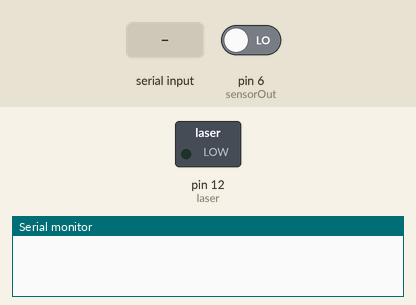
The sketch below on a simulated Arduino Uno, built with avr-gcc and run on an emulated ATmega328P. Shown: switched loads named in the sketch (green lamp = pin HIGH), the last lines printed to the serial monitor. The inputs (shaded band) are chosen by the test bench; at power-on: pin 6 (sensorOut) LOW. Pins used as bus, display or sensor lines are not drawn.

Above: at 1.3 s.
1.4 s: "K" received over the second serial link
At 7.7 s:
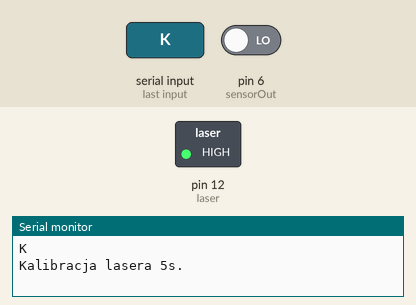
8.4 s: "S" received over the second serial link
Timing chart, 0 to 13.5 s (numbered marks = the images above; inputs shaded):
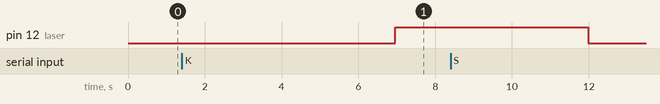

Measured:
- after the input at 1.4 s, pin 12 (laser): LOW → HIGH after 5.6 s

The sketch:

Laser_jet_project.ino
```cpp
#define S0 2
#define S1 3
#define S2 4
#define S3 5
#define sensorOut 6
#define laser 12
#define rxPin 10
#define txPin 11
#include <SoftwareSerial.h>
SoftwareSerial bluetoothSerial(rxPin, txPin); // RX, TX // DO USTAWIENIA PINY DLA BLUETOOTH

uint8_t START = 0;
int red = 0;
int green = 0;
int blue = 0;
int SENSOR_DELAY = 100;
int counterBreak = 0, state = 0;
uint32_t startCounterTime;
double finishCounterTime = 0.0;
unsigned long aktualnyCzas = 0;
unsigned long zapamietanyCzas = 0;
unsigned long roznicaCzasu = 0;
unsigned long aktualnyCzasSENSOR = 0;
unsigned long zapamietanyCzasSENSOR_Red = 0;
unsigned long zapamietanyCzasSENSOR_Green = 0;
unsigned long zapamietanyCzasSENSOR_Blue = 0;
double listOfResults[51] = {0.0};
int index = 0;
boolean menuFlag = true;

void setup() {

  Serial.begin(9600);
  while (!Serial) {
    ; // wait for serial port to connect. Needed for native USB port only
  }
  pinMode(rxPin, INPUT);
  pinMode(txPin, OUTPUT);
  bluetoothSerial.begin(9600);

  pinMode(S0, OUTPUT);
  pinMode(S1, OUTPUT);
  pinMode(S2, OUTPUT);
  pinMode(S3, OUTPUT);
  pinMode(sensorOut, INPUT);

  pinMode(laser, OUTPUT);

  digitalWrite(S0, HIGH);
  digitalWrite(S1, LOW);

  //get average of 5 sec callibarion
  // and then start clock
  //  delay(3000);
  //  Serial.println("aaaaaaaaaaaaaaaaaa");
}
void loop() {
  // bluetoothSerial.print("AT\r\n");

  aktualnyCzasSENSOR = millis();
  if (aktualnyCzasSENSOR - zapamietanyCzasSENSOR_Red >= 300UL) {
    zapamietanyCzasSENSOR_Red = aktualnyCzasSENSOR;
    digitalWrite(S2, LOW);
    digitalWrite(S3, LOW);
    red = pulseIn(sensorOut, LOW);
    // Serial.print("Red: ");
    // Serial.println(red);
  }
  delay(100);

  if (aktualnyCzasSENSOR - zapamietanyCzasSENSOR_Green >= 300UL) {
    zapamietanyCzasSENSOR_Green = aktualnyCzasSENSOR;
    digitalWrite(S2, HIGH);
    digitalWrite(S3, HIGH);
    green = pulseIn(sensorOut, LOW);
    // Serial.print("Green ");
    // Serial.println(green);
  }
  delay(100);

  if (aktualnyCzasSENSOR - zapamietanyCzasSENSOR_Blue >= 300UL) {
    zapamietanyCzasSENSOR_Blue = aktualnyCzasSENSOR;
    digitalWrite(S2, LOW);
    digitalWrite(S3, HIGH);
    blue = pulseIn(sensorOut, LOW);
    //   Serial.print("Blue ");
    //   Serial.println(blue);
  }
  delay(100);
  breakLaser();
}

void breakLaser() {

  switch (state) {
    case 0:
      if (menuFlag) {
        bluetoothSerial.println("Wybierz S na Start lub L by wyświetlić listę wyników.");
        menuFlag = false;
      }
      blueToothRead();
      break;

    case 1:
      if (countLaserBreak(START)) {
        blueToothWrite("Start! ");
        startCzas();
        state = 2;
      }
      break;

    case 2:
      countingTime();
      if (countLaserBreak(2)) {
        state = 3;
      }
      break;

    case 3:
      blueToothWrite("Koniec! ");

      if (index < 51) {
        listOfResults[index++] = finishTime() / 1000;
      } else {
        blueToothWrite("Nie można dodać więcej wyników.");
      }
      state = 0;
      break;

    case 4:
      blueToothWrite("Wyniki: ");
      if (index == 0) {
        blueToothWrite("Lista jest pusta.");
      }

      for (int z = 0; z < index; z++) {
        Serial.print(z);
        Serial.print(". ");
        Serial.print(listOfResults[z]);
        Serial.println(" s.");

        bluetoothSerial.print(z);
        bluetoothSerial.print(". ");
        bluetoothSerial.print(listOfResults[z]);
        bluetoothSerial.println(" s.");

      }
      state = 0;
      break;
    case 5:

      digitalWrite(laser, HIGH);
      blueToothWrite("Kalibracja lasera 5s.");
      delay(5000);
      digitalWrite(laser, LOW);
      menuFlag = true;
      state = 0;
      blueToothWrite("Kalibracja zakończona.");
      break;
    default:
      blueToothWrite("DEFAULT");
      Serial.end();
  }
}

boolean countLaserBreak(uint8_t number) {

  if (red > 150 || green > 150 || blue > 150) {
    counterBreak++;
  }

  if (counterBreak > number ) {
    counterBreak = 0;
    return true;
  }
  return false;
}

void startCzas() {
  digitalWrite(laser, HIGH);
  startCounterTime = millis();
  zapamietanyCzas = 0, roznicaCzasu = 0;
}

void countingTime() {
  long actualTime = millis();

  roznicaCzasu = actualTime - zapamietanyCzas;

  if (roznicaCzasu >= 1000UL) {
    zapamietanyCzas = actualTime;
    int resultTime = ((millis() - startCounterTime) / 1000);
    bluetoothSerial.print(resultTime);
    bluetoothSerial.print(" s.");
  }
}

double finishTime() {
  finishCounterTime = millis() - startCounterTime;
  digitalWrite(laser, LOW);
  return finishCounterTime;
}

String blueToothRead() {
  String content = "";
  char character;

  while (bluetoothSerial.available()) {
    character = bluetoothSerial.read();
    content.concat(character);
  }

  if (content != "") {
    content.trim();
    if (content.equals("S")) {
      state = 1;
    } else if (content.equals("L")) {
      state = 4;
    }   else if (content.equals("K")) {
      state = 5;
    }
    blueToothWrite(content);
  }

  return content;
}

void blueToothWrite(String writeContent) {

  Serial.println(writeContent);
  bluetoothSerial.println(writeContent);
}
```
